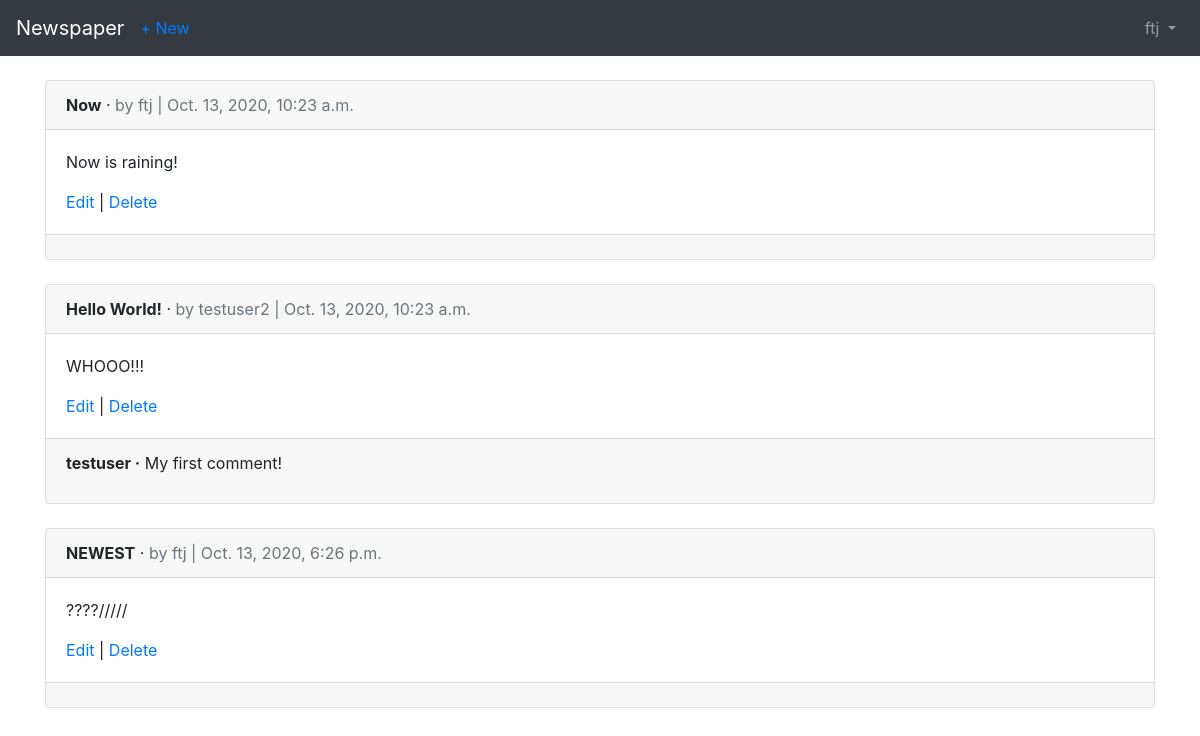
The page /articles/ (signed in) on the database its author committed.
### users/models.py (models this page shows)
class CustomUser(AbstractUser):
    age = models.PositiveIntegerField(null=True, blank=True)

### articles/models.py (models this page shows, shortened)
class Article(models.Model):
    title = models.CharField(max_length=255)
    body = models.TextField()
    date = models.DateTimeField(auto_now_add=True)
    author = models.ForeignKey(
        get_user_model(),
        on_delete=models.CASCADE,
    )

class Comment(models.Model):
    article = models.ForeignKey(
        Article,
        on_delete=models.CASCADE,
        related_name='comments',
        )
    comment = models.CharField(max_length=140)
    author  = models.ForeignKey(
        get_user_model(),
        on_delete=models.CASCADE,
    )
    def __str__(self):
        return self.comment

### articles/views.py (the view)
# urls.py: path('', ArticleListView.as_view(), name='article_list'),
class ArticleListView(LoginRequiredMixin, ListView):
    model = Article
    template_name = 'article_list.html'
    login_url = 'login'

### templates/article_list.html (shortened to what this page needs)
{% extends 'base.html' %}
{% block content %}
    {% for article in object_list %}
        <div class="card">
            <div class="card-header">
               <span class="font-weight-bold">{{ article.title }}</span> &middot;
               <span class="text-muted">by {{ article.author }} |
                {{ article.date }}</span>
            </div>
            <div class="card-body">
               <p>{{ article.body }}</p>
               <a href="{% url 'article_edit' article.pk %}">Edit</a> |
               <a href="{% url 'article_delete' article.pk %}">Delete</a>
            </div>
            <div class="card-footer">
                {% for comment in article.comments.all %}
                    <p>
                        <span class="font-weight-bold">{{ comment.author }} &middot;</span>
                        {{ comment }}
                   </p>
                {% endfor %}
            </div>
        </div>
        <br />
    {% endfor %}
{% endblock content %}

### templates/base.html (shortened to what this page needs)
<!DOCTYPE html>
<html>
<head>
  <link rel="stylesheet" href="https://stackpath.bootstrapcdn.com/bootstrap/4.5.0/css/bootstrap.min.css">
</head>
<body>
  <nav class="navbar navbar-expand-md navbar-dark bg-dark mb-4">
    <a class="navbar-brand" href="{% url 'home' %}">Newspaper</a>
    {% if user.is_authenticated %}
      <ul class="navbar-nav mr-auto">
        <li class="nav-item"><a href="{% url 'article_new' %}">+ New</a></li>
      </ul>
    {% endif %}
    <div class="collapse navbar-collapse" id="navbarSupportedContent">
      {% if user.is_authenticated %}
        <ul class="navbar-nav ml-auto">
          <li class="nav-item">
            <a class="nav-link dropdown-toggle" href="#" id="navbarDropdown" role="button" data-toggle="dropdown" aria-haspopup="true" aria-expanded="false">
              {{ user.username }}
            </a>
          </li>
        </ul>
      {% endif %}
    </div>
  </nav>
  <main>
    <div class="container">
      {% block content %}
      {% endblock content %}
    </div>
  </main>
</body>
</html>

### rows shown on the page
CustomUser: username "ftj"
Article: title "Now", author "ftj", date "Oct. 13, 2020, 10:23 a.m.", body "Now is raining!"
Article: title "Hello World!", author "testuser2", date "Oct. 13, 2020, 10:23 a.m.", body "WHOOO!!!"
Comment: author "testuser", comment "My first comment!"
Article: title "NEWEST", author "ftj", date "Oct. 13, 2020, 6:26 p.m.", body "????/////"
